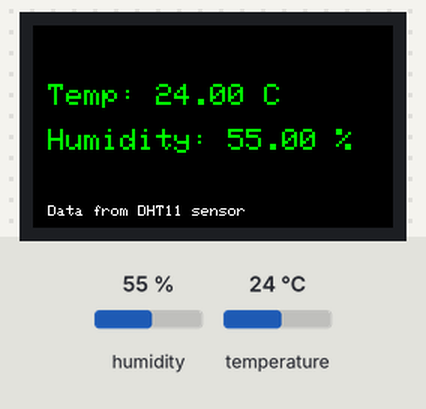
A sketch run on a simulated Arduino Uno, built with avr-gcc and run on an emulated ATmega328P. Shown: 240×135 colour display. The inputs (shaded band) are chosen by the test bench; at power-on: humidity 55 %, temperature 24 °C. What the sketch prints to the serial monitor is not drawn.

Above: at 1.3 s.
1.4 s: humidity set to 51 %
At 7.6 s:
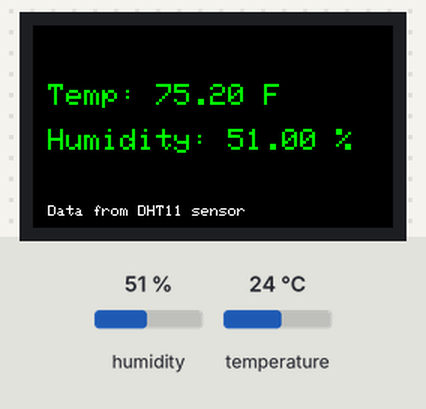
10.9 s: humidity set to 48 %
At 13.6 s:
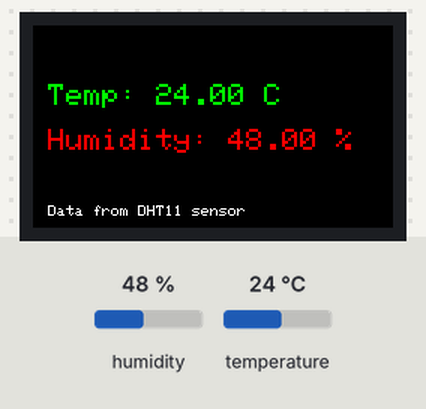
20.2 s: temperature set to 17 °C
At 23.2 s:
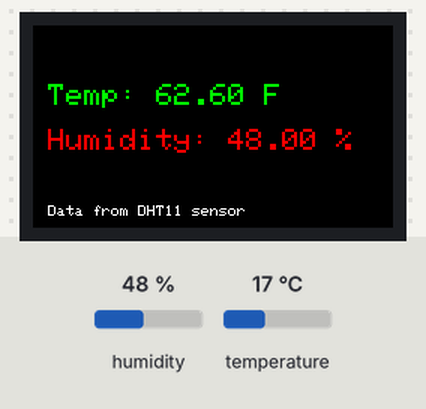
25.3 s: temperature set to 14 °C
At 30.3 s:
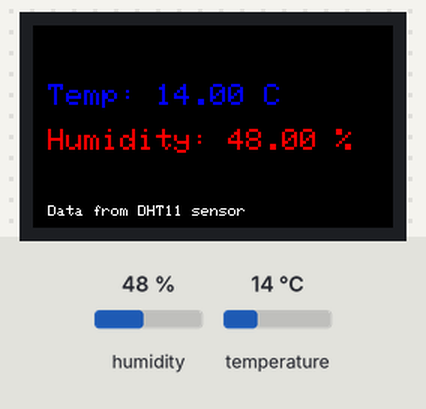
34.5 s: humidity set to 68 %
At 38.1 s:
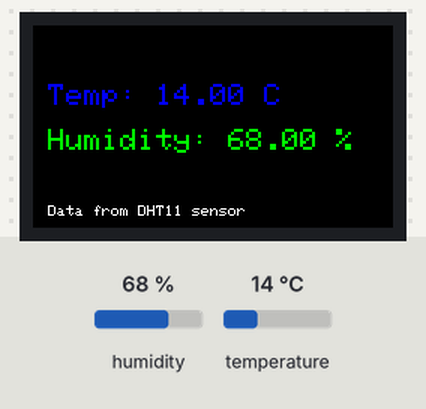
44.0 s: temperature set to 33 °C
At 45.9 s:
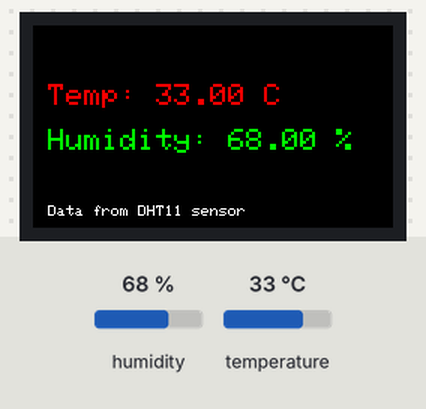
Timing chart, 0 to 47.4 s (numbered marks = the images above; inputs shaded):
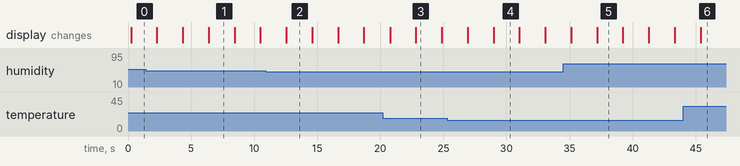

Measured:
- the behaviour switches between 50 and 49 % on humidity (found by bisection; images 1 and 2)
- the behaviour switches between 16 and 15 °C on temperature (found by bisection; images 3 and 4)
- after the input at 1.4 s, the display: first differs from a run without the input after 3.0 s (image 1 shows a later state)
- after the input at 10.9 s, the display: changes after 1.7 s (image 2)
- after the input at 20.2 s, the display: first changes after 0.57 s (image 3 shows a later state)
- after the input at 25.3 s, the display: first differs from a run without the input after 3.7 s (image 4)
- after the input at 34.5 s, the display: first differs from a run without the input after 2.7 s (image 5)
- after the input at 44.0 s, the display: changes after 1.4 s (image 6)

The sketch:

temp-and-humidity.ino
```cpp
#include <Adafruit_GFX.h>
#include <Adafruit_ST7789.h>
#include <SPI.h>
#include <DHT.h>

// ST7789 Display Pins
#define TFT_CS     10
#define TFT_RST    9
#define TFT_DC     8

Adafruit_ST7789 tft = Adafruit_ST7789(TFT_CS, TFT_DC, TFT_RST);

// DHT11 Sensor Pin
#define DHTPIN 2  // DHT11 connected to D2
#define DHTTYPE DHT11
DHT dht(DHTPIN, DHTTYPE);

void setup() {
  Serial.begin(115200);

  // Initialize Display
  tft.init(135, 240);
  tft.setRotation(3);
  tft.fillScreen(ST77XX_BLACK);

  // Initialize DHT Sensor
  dht.begin();
}

void loop() {
  // Read Temperature & Humidity
  float temperatureC = dht.readTemperature();
  float temperatureF = temperatureC * 9.0 / 5.0 + 32.0;
  float humidity = dht.readHumidity();

  // Check if readings are valid
  if (isnan(temperatureC) || isnan(humidity)) {
    Serial.println("Failed to read from DHT sensor!");
    return;
  }

  // Determine temperature color
  uint16_t tempColor;
  if (temperatureC < 16) {
    tempColor = ST77XX_BLUE;
  } else if (temperatureC <= 32) {
    tempColor = ST77XX_GREEN;
  } else {
    tempColor = ST77XX_RED;
  }

  // Determine humidity color
  uint16_t humColor;
  if (humidity < 50) {
    humColor = ST77XX_RED;
  } else if (humidity <= 85) {
    humColor = ST77XX_GREEN;
  } else {
    humColor = ST77XX_BLUE;
  }

  // Display temperature in Celsius
  displayData(temperatureC, 'C', tempColor, humidity, humColor);
  delay(2000);

  // Display temperature in Fahrenheit
  displayData(temperatureF, 'F', tempColor, humidity, humColor);
  delay(2000);
}

// Function to display temperature, humidity, and message
void displayData(float temp, char unit, uint16_t tempColor, float humidity, uint16_t humColor) {
  tft.fillScreen(ST77XX_BLACK);

  // Calculate vertical centering
  int centerY = (135 - 16) / 2; // Middle of 135px screen minus half text height

  // Print Temperature
  tft.setTextSize(2);
  tft.setTextColor(tempColor);
  tft.setCursor(10, centerY - 20); // Move up slightly for centering
  tft.print("Temp: ");
  tft.print(temp);
  tft.print(" ");
  tft.print(unit);

  // Print Humidity (right below temperature)
  tft.setTextColor(humColor);
  tft.setCursor(10, centerY + 10); // Slightly below temperature
  tft.print("Humidity: ");
  tft.print(humidity);
  tft.print(" %");

  // Print bottom message in white (small size)
  tft.setTextSize(1);
  tft.setTextColor(ST77XX_WHITE);
  tft.setCursor(10, 120);
  tft.print("Data from DHT11 sensor");

  // Serial Monitor Output
  Serial.print("Temperature: ");
  Serial.print(temp);
  Serial.print(" ");
  Serial.print(unit);
  Serial.print(" | Humidity: ");
  Serial.print(humidity);
  Serial.println(" %");
}
```
